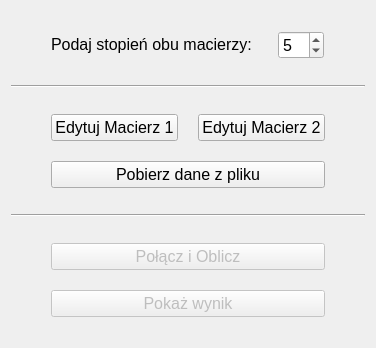
      <widget class="QWidget" name="page_main">
       <layout class="QGridLayout" name="gridLayout_3">
        <item row="0" column="0">
         <layout class="QVBoxLayout" name="verticalLayout_2">
          <property name="sizeConstraint">
           <enum>QLayout::SetMinAndMaxSize</enum>
          </property>
          <item>
           <layout class="QHBoxLayout" name="horizontalLayout" stretch="1,2">
            <property name="leftMargin">
             <number>20</number>
            </property>
            <property name="topMargin">
             <number>20</number>
            </property>
            <property name="rightMargin">
             <number>20</number>
            </property>
            <property name="bottomMargin">
             <number>20</number>
            </property>
            <item>
             <widget class="QLabel" name="main_label">
              <property name="sizePolicy">
               <sizepolicy hsizetype="Fixed" vsizetype="Fixed">
                <horstretch>0</horstretch>
                <verstretch>0</verstretch>
               </sizepolicy>
              </property>
              <property name="font">
               <font>
                <pointsize>12</pointsize>
               </font>
              </property>
              <property name="text">
               <string>Podaj stopień obu macierzy:</string>
              </property>
             </widget>
            </item>
            <item>
             <widget class="QSpinBox" name="main_spinBox">
              <property name="sizePolicy">
               <sizepolicy hsizetype="Fixed" vsizetype="Fixed">
                <horstretch>0</horstretch>
                <verstretch>0</verstretch>
               </sizepolicy>
              </property>
              <property name="font">
               <font>
                <pointsize>12</pointsize>
               </font>
              </property>
              <property name="minimum">
               <number>1</number>
              </property>
              <property name="value">
               <number>5</number>
              </property>
             </widget>
            </item>
           </layout>
          </item>
          <item>
           <widget class="Line" name="line">
            <property name="orientation">
             <enum>Qt::Horizontal</enum>
            </property>
           </widget>
          </item>
          <item>
           <layout class="QGridLayout" name="gridLayout_2">
            <property name="sizeConstraint">
             <enum>QLayout::SetDefaultConstraint</enum>
            </property>
            <property name="leftMargin">
             <number>40</number>
            </property>
            <property name="topMargin">
             <number>20</number>
            </property>
            <property name="rightMargin">
             <number>40</number>
            </property>
            <property name="bottomMargin">
             <number>20</number>
            </property>
            <property name="spacing">
             <number>20</number>
            </property>
            <item row="0" column="0">
             <widget class="QPushButton" name="main_button_edit1">
              <property name="sizePolicy">
               <sizepolicy hsizetype="Expanding" vsizetype="Expanding">
                <horstretch>0</horstretch>
                <verstretch>0</verstretch>
               </sizepolicy>
              </property>
              <property name="font">
               <font>
                <pointsize>12</pointsize>
               </font>
              </property>
              <property name="text">
               <string>Edytuj Macierz 1</string>
              </property>
             </widget>
            </item>
            <item row="0" column="1">
             <widget class="QPushButton" name="main_button_edit2">
              <property name="sizePolicy">
               <sizepolicy hsizetype="Expanding" vsizetype="Expanding">
                <horstretch>0</horstretch>
                <verstretch>0</verstretch>
               </sizepolicy>
              </property>
              <property name="font">
               <font>
                <pointsize>12</pointsize>
               </font>
              </property>
              <property name="text">
               <string>Edytuj Macierz 2</string>
              </property>
             </widget>
            </item>
            <item row="1" column="0" colspan="2">
             <widget class="QPushButton" name="main_button_load">
              <property name="sizePolicy">
               <sizepolicy hsizetype="Expanding" vsizetype="Expanding">
                <horstretch>0</horstretch>
                <verstretch>0</verstretch>
               </sizepolicy>
              </property>
              <property name="font">
               <font>
                <pointsize>12</pointsize>
               </font>
              </property>
              <property name="text">
               <string>Pobierz dane z pliku</string>
              </property>
             </widget>
            </item>
           </layout>
          </item>
          <item>
           <widget class="Line" name="line_2">
            <property name="orientation">
             <enum>Qt::Horizontal</enum>
            </property>
           </widget>
          </item>
          <item>
           <layout class="QVBoxLayout" name="verticalLayout">
            <property name="spacing">
             <number>20</number>
            </property>
            <property name="leftMargin">
             <number>40</number>
            </property>
            <property name="topMargin">
             <number>20</number>
            </property>
            <property name="rightMargin">
             <number>40</number>
            </property>
            <property name="bottomMargin">
             <number>20</number>
            </property>
            <item>
             <widget class="QPushButton" name="main_button_calculate">
              <property name="enabled">
               <bool>false</bool>
              </property>
              <property name="sizePolicy">
               <sizepolicy hsizetype="Expanding" vsizetype="Expanding">
                <horstretch>0</horstretch>
                <verstretch>0</verstretch>
               </sizepolicy>
              </property>
              <property name="font">
               <font>
                <pointsize>12</pointsize>
               </font>
              </property>
              <property name="text">
               <string>Połącz i Oblicz</string>
              </property>
             </widget>
            </item>
            <item>
             <widget class="QPushButton" name="main_button_resoult">
              <property name="enabled">
               <bool>false</bool>
              </property>
              <property name="sizePolicy">
               <sizepolicy hsizetype="Expanding" vsizetype="Expanding">
                <horstretch>0</horstretch>
                <verstretch>0</verstretch>
               </sizepolicy>
              </property>
              <property name="font">
               <font>
                <pointsize>12</pointsize>
               </font>
              </property>
              <property name="text">
               <string>Pokaż wynik</string>
              </property>
             </widget>
            </item>
           </layout>
          </item>
         </layout>
        </item>
       </layout>
      </widget>
